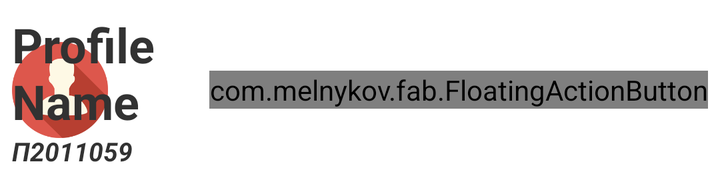
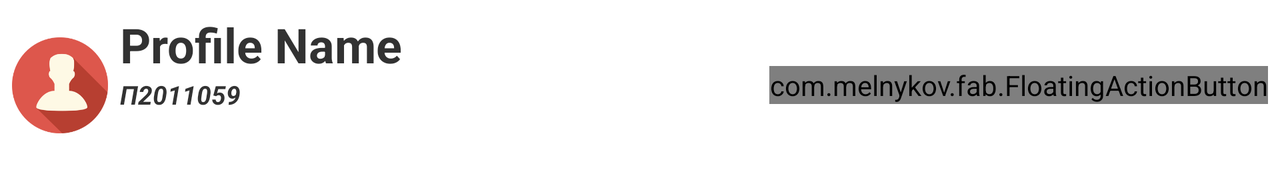

Compare how this app lays out the same screen by default and in its alternative resource folder. The renders come first, then the two layout files and the values they reference.
<!-- AndroidManifest.xml: application theme AppTheme -->
<!-- res/layout/profile_list_row.xml -->
<RelativeLayout xmlns:android="http://schemas.android.com/apk/res/android"
    android:layout_width="fill_parent"
    android:layout_height="90dp"
    android:padding="6dip"
    android:background="?android:attr/activatedBackgroundIndicator"
    android:descendantFocusability="blocksDescendants"
    >

    <ImageView
        android:id="@+id/profileicon"
        android:layout_width="wrap_content"
        android:layout_height="fill_parent"
        android:layout_alignParentBottom="true"
        android:layout_alignParentTop="true"
        android:layout_marginRight="6dip"
        android:contentDescription="TODO"
        android:src="@drawable/ic_profile" />

    <TextView
        android:id="@+id/profilename"
        android:layout_width="wrap_content"
        android:layout_height="wrap_content"
        android:layout_toRightOf="@id/profileicon"
        android:text="Profile Name"
        android:textSize="24sp"
        android:textStyle="bold"
        android:gravity="left"
        android:layout_alignParentTop="true"
        android:layout_centerVertical="true"
        android:layout_toLeftOf="@+id/ifDefaultImage"
        android:layout_toStartOf="@+id/ifDefaultImage"
        />

    <TextView
        android:id="@+id/AEM"
        android:layout_width="match_parent"
        android:layout_height="wrap_content"
        android:ellipsize="marquee"
        android:singleLine="true"
        android:text="Π2011059"
        android:textSize="13sp"
        android:textStyle="bold|italic"
        android:layout_below="@+id/profilename"
        android:layout_alignLeft="@+id/profilename"
        android:layout_alignStart="@+id/profilename"
        android:gravity="center_vertical"
        android:layout_toRightOf="@id/profileicon"
        android:layout_toLeftOf="@+id/ifDefaultImage"
        android:layout_toStartOf="@+id/ifDefaultImage" />
    <TextView
        android:id="@+id/lastlogin"
        android:layout_width="wrap_content"
        android:layout_height="wrap_content"
        android:ellipsize="marquee"
        android:singleLine="true"
        android:text="Last Login Date"
        android:textSize="11sp"
        android:textStyle="italic"
        android:layout_alignBottom="@+id/ifDefaultImage"
        android:layout_toRightOf="@+id/profileicon"
        android:gravity="center_vertical"
        android:layout_below="@+id/AEM"
        android:layout_alignRight="@+id/AEM"
        android:layout_alignEnd="@+id/AEM" />



    <com.melnykov.fab.FloatingActionButton
        xmlns:fab="http://schemas.android.com/apk/res-auto"
        android:layout_width="wrap_content"
        fab:fab_colorNormal="#e5e6eb"
        android:clickable="false"
        android:layout_height="wrap_content"
        android:id="@+id/ifDefaultImage"
        android:src="@drawable/ic_star"
        android:focusable="false"
        android:layout_centerVertical="true"
        android:layout_alignParentRight="true"
        android:layout_alignParentEnd="true" />

</RelativeLayout>
<!-- resources referenced by this layout -->
<resources>
  <!-- drawable ic_profile: png bitmap (drawable-hdpi, 2792 bytes) -->
  <!-- drawable ic_star: png bitmap (drawable-hdpi, 3670 bytes) -->
  <style name="AppTheme" parent="AppBaseTheme">
          <item name="sv_backgroundColor">@color/egram_green_transparent</item>
          <item name="sv_showcaseColor">@color/base_color</item>
          <item name="sv_tintButtonColor">true</item>
          <item name="sv_titleTextAppearance">@style/ShowCaseTitle</item>
          <item name="sv_detailTextAppearance">@style/ShowCaseText</item>
  
          
      </style>
  <style name="AppBaseTheme" parent="android:Theme.Light">
          
  
  
      </style>
  <color name="egram_green_transparent">#bf22a022</color>
  <color name="base_color">#83d0c9</color>
  <style name="ShowCaseTitle" parent="TextAppearance.ShowcaseView.Title">
          <item name="android:textColor">@color/egram_mint</item>
          <item name="android:textSize">@dimen/showCaseTitleSize</item>
          <item name="android:textStyle">bold</item>
  
      </style>
  <style name="ShowCaseText" parent="TextAppearance.ShowcaseView.Title">
          <item name="android:textColor">@color/list_item_title</item>
          <item name="android:textSize">@dimen/showCaseMessageSize</item>
          <item name="android:textStyle">italic|bold</item>
          <item name="android:shadowColor">@color/cardview_dark_background</item>
          <item name="android:shadowDx">5</item>
          <item name="android:shadowDy">5</item>
          <item name="android:shadowRadius">5</item>
  
      </style>
  <color name="egram_mint">#B4fEB4</color>
  <!-- from res/values-normal/ -->
  <dimen name="showCaseTitleSize">21dp</dimen>
  <color name="list_item_title">#fff</color>
  <!-- from res/values-normal/ -->
  <dimen name="showCaseMessageSize">15dp</dimen>
</resources>
<!-- res/layout-land/profile_list_row.xml (the repository's variant of the layout above) -->
<!-- drawn on the phone turned sideways -->
<RelativeLayout xmlns:android="http://schemas.android.com/apk/res/android"
    android:layout_width="fill_parent"
    android:layout_height="85dp"
    android:padding="6dip"
    android:background="?android:attr/activatedBackgroundIndicator"
    android:descendantFocusability="blocksDescendants"
    >

    <ImageView
        android:id="@+id/profileicon"
        android:layout_width="wrap_content"
        android:layout_height="fill_parent"
        android:layout_alignParentBottom="true"
        android:layout_alignParentTop="true"
        android:layout_marginRight="6dip"
        android:contentDescription="TODO"
        android:src="@drawable/ic_profile" />

    <TextView
        android:id="@+id/profilename"
        android:layout_width="wrap_content"
        android:layout_height="wrap_content"
        android:layout_toRightOf="@id/profileicon"
        android:text="Profile Name"
        android:textSize="24sp"
        android:textStyle="bold"
        android:layout_alignParentTop="true"
        android:layout_centerVertical="true"
        />

    <TextView
        android:id="@+id/AEM"
        android:layout_width="match_parent"
        android:layout_height="wrap_content"
        android:ellipsize="marquee"
        android:singleLine="true"
        android:text="Π2011059"
        android:textSize="13sp"
        android:textStyle="bold|italic"
        android:layout_below="@+id/profilename"
        android:layout_alignLeft="@+id/profilename"
        android:layout_alignStart="@+id/profilename"
        android:gravity="center_vertical"
        android:layout_toLeftOf="@+id/ifDefaultImage"
        android:layout_toStartOf="@+id/ifDefaultImage" />
    <TextView
        android:id="@+id/lastlogin"
        android:layout_width="wrap_content"
        android:layout_height="wrap_content"
        android:ellipsize="marquee"
        android:singleLine="true"
        android:text="Last Login Date"
        android:textSize="11sp"
        android:textStyle="italic"
        android:layout_alignBottom="@+id/ifDefaultImage"
        android:layout_toRightOf="@+id/profileicon"
        android:gravity="center_vertical"
        android:layout_below="@+id/AEM"
        android:layout_alignRight="@+id/AEM"
        android:layout_alignEnd="@+id/AEM" />



    <com.melnykov.fab.FloatingActionButton
        xmlns:fab="http://schemas.android.com/apk/res-auto"
        android:layout_width="wrap_content"
        fab:fab_colorNormal="#e5e6eb"

        android:clickable="false"
        android:layout_height="wrap_content"
        android:id="@+id/ifDefaultImage"
        android:src="@drawable/ic_star"
        android:focusable="false"
        android:layout_centerVertical="true"
        android:layout_alignParentRight="true"
        android:layout_alignParentEnd="true" />



</RelativeLayout>
